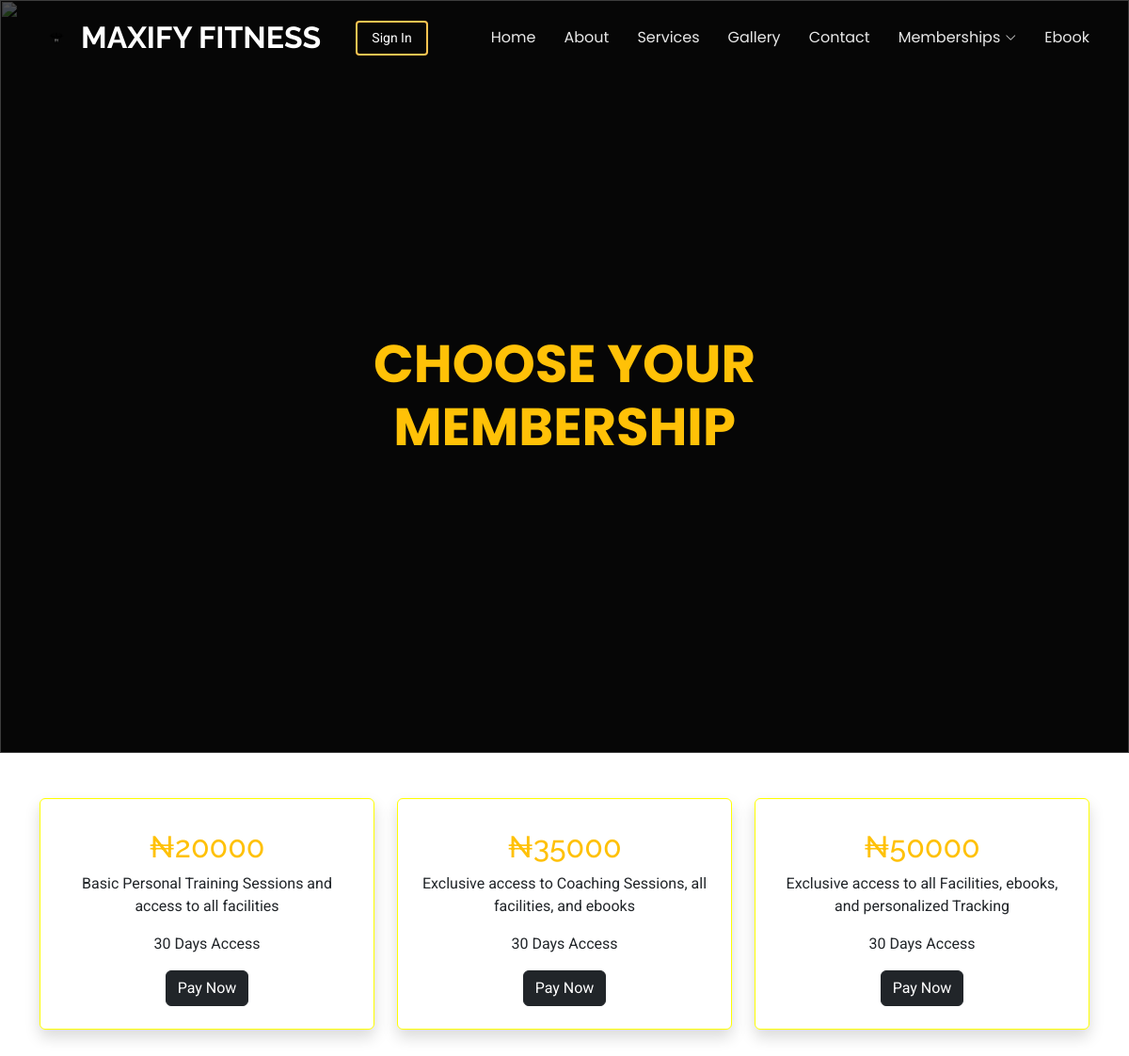
/pricing, run on the app's committed database.
### authapp/models.py (models this page shows, shortened)
class MembershipPlan(models.Model):
    plan = models.CharField(max_length=185)
    price = models.IntegerField()
    duration_days = models.IntegerField(default=30)
    description = models.TextField(blank=True)

### authapp/views.py (the view)
# urls.py: path('pricing',views.Pricing,name="pricing"),
def Pricing(request):
    plans = MembershipPlan.objects.all()
    context = {
        "plans": plans
    }
    return render(request, "pricing.html", context)

### templates/pricing.html (shortened to what this page needs)
{% extends 'base.html' %}
{% block header %}
<h2 class="text-warning">CHOOSE YOUR MEMBERSHIP</h2>
{% endblock header%}
{% block body%}
<div class="container py-5">
<div class="row">
{% for plan in plans %}
<div class="col-md-4 mb-4">
<div class="card shadow text-center p-4" style="border-color:yellow">
<h2 class="text-warning">
₦{{ plan.price }}
</h2>
<p>
{{ plan.description }}
</p>
<p>
{{ plan.duration_days }} Days Access
</p>
<form action="/payment" method="POST">
<button type="submit"
class="btn btn-dark">
Pay Now
</button>
</form>
</div>
</div>
{% endfor %}
</div>
</div>
{% endblock body%}

### static/assets/css/main.css (style rules this page uses)
:root { --default-font: "Roboto", system-ui, -apple-system, "Segoe UI", Roboto, "Helvetica Neue", Arial, "Noto Sans", "Liberation Sans", sans-serif, "Apple Color Emoji", "Segoe UI Emoji", "Segoe UI Symbol", "Noto Color Emoji"; --heading-font: "Raleway", sans-serif; --nav-font: "Poppins", sans-serif; }
:root { --background-color: #ffffff; --default-color: #444444; --heading-color: #151515; --accent-color: #ffc451; --surface-color: #ffffff; --contrast-color: #312f2f; }
:root { --nav-color: rgba(255, 255, 255, 0.905); --nav-hover-color: #ffc451; --nav-mobile-background-color: #ffffff; --nav-dropdown-background-color: #ffffff; --nav-dropdown-color: #212529; --nav-dropdown-hover-color: #ffc451; }
:root { scroll-behavior: smooth; }
body { color: var(--default-color); background-color: var(--background-color); font-family: var(--default-font); }
h1, h2, h3, h4, h5, h6 { color: var(--heading-color); font-family: var(--heading-font); }
.hero h2 { margin: 0; font-size: 56px; font-weight: 700; font-family: var(--nav-font); }

### data on the page
MembershipPlan: price "20000", description "Basic Personal Training Sessions and access to all facilities", duration_days "30"
MembershipPlan: price "35000", description "Exclusive access to Coaching Sessions, all facilities, and ebooks", duration_days "30"
MembershipPlan: price "50000", description "Exclusive access to all Facilities, ebooks, and personalized Tracking", duration_days "30"
